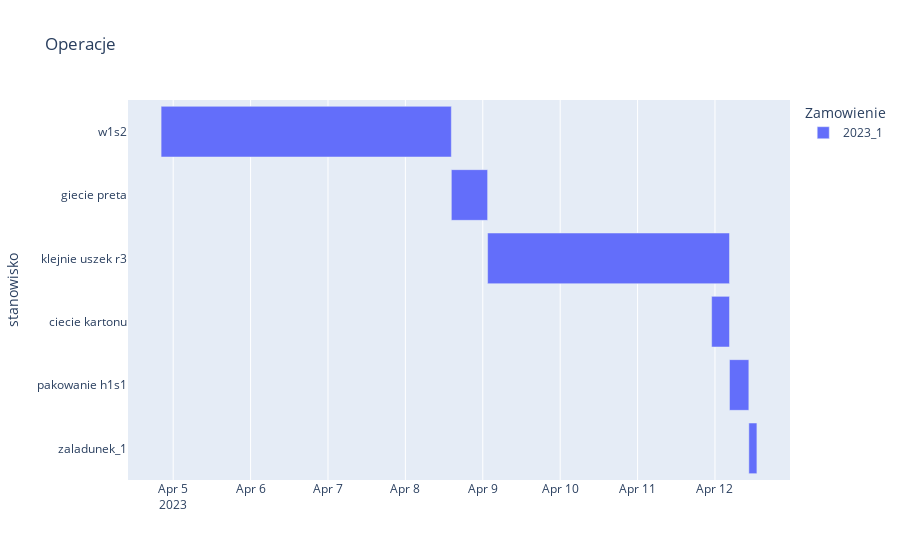

The notebook cell saved with this chart:
### Code cell
fig = px.timeline(tabela_operacje, x_start="Start", x_end="End", y="stanowisko", color="Zamowienie",title="Operacje", hover_data=["Produkt", "Czas operacji", "Ilosc"])
# fig.update_yaxes(autorange="reversed")
# fig.add_vline(dt(2023,4,9,13), line_width=3, line_dash="dash", line_color="green")
fig.show()

### Figure 1 — Plotly figure (JSON) as saved in the notebook; plotly's stock layout.template omitted (floating-point values rounded to 4 significant figures)
{"data": [{"alignmentgroup": "True", "base": ["2023-04-12T10:30:00", "2023-04-12T04:30:00", "2023-04-11T22:57:41.538462", "2023-04-09T01:30:00", "2023-04-08T14:15:00", "2023-04-04T20:15:00"], "customdata": [["Prod_1", "P0DT2H30M0S", ""], ["Prod_1", "P0DT6H0M0S", "1500kpl"], ["Prod_1", "P0DT5H32M18.461538S", "1500kpl"], ["Szklanka late 200ml", "P3DT3H0M0S", "9000szt"], ["Pret 5mm bezbarwny", "P0DT11H15M0S", "9000szt"], ["Szklanka late 200ml", "P3DT18H0M0S", "9000szt"]], "hovertemplate": "Zamowienie=2023_1<br>Start=%{base}<br>End=%{x}<br>stanowisko=%{y}<br>Produkt=%{customdata[0]}<br>Czas operacji=%{customdata[1]}<br>Ilosc=%{customdata[2]}<extra></extra>", "legendgroup": "2023_1", "marker": {"color": "#636efa", "pattern": {"shape": ""}}, "name": "2023_1", "offsetgroup": "2023_1", "orientation": "h", "showlegend": true, "textposition": "auto", "type": "bar", "x": [9000000, 21600000, 19938461, 270000000, 40500000, 324000000], "xaxis": "x", "y": ["zaladunek_1", "pakowanie h1s1", "ciecie kartonu", "klejnie uszek r3", "giecie preta", "w1s2"], "yaxis": "y"}], "layout": {"barmode": "overlay", "legend": {"title": {"text": "Zamowienie"}, "tracegroupgap": 0}, "title": {"text": "Operacje"}, "xaxis": {"anchor": "y", "domain": [0, 1], "type": "date"}, "yaxis": {"anchor": "x", "domain": [0, 1], "title": {"text": "stanowisko"}}}}
